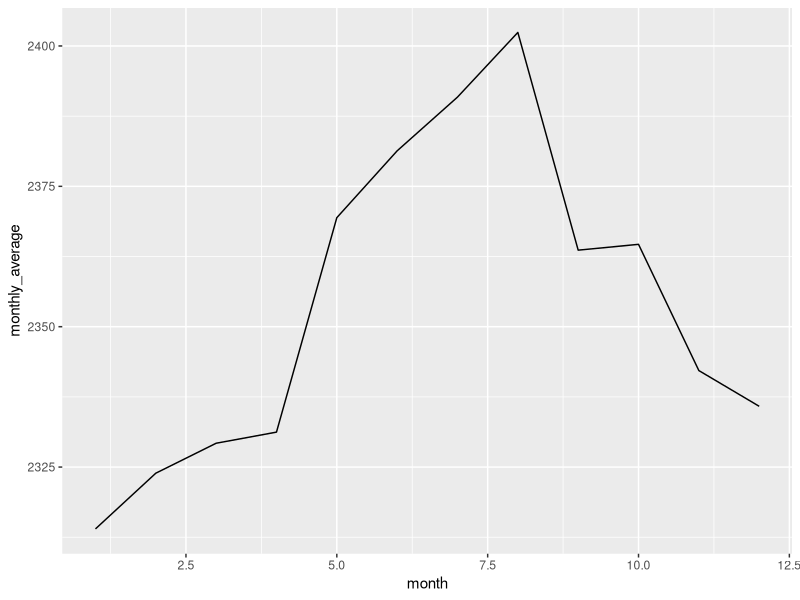

Write R code to recreate this figure.
## ---- chunk 1

library(tidyverse)
#
library(lubridate)  # part of the tidyverse, but not one of the core packages that loads with {tidyverse}

## ---- chunk 2

ymd(20200328)

ymd("2020-03-28")

## ---- chunk 3
# solution
dmy("10-11-12")

## ---- chunk 4
date1 <- ymd("2019-11-02")
date2 <- ymd("2020-02-29")
date3 <- ymd("2020-11-21")

## ---- chunk 5

year(date1)

## ---- chunk 6
# solution

month(date2)

## ---- chunk 7

day(date3)

## ---- chunk 8
# solution
month(date2, label = TRUE, abbr = FALSE)

## ---- chunk 9
# solution

wday(date3)

my_wday <- wday(date3, label = TRUE, abbr = FALSE)
my_wday

class(my_wday)
class(month(date2, label = TRUE, abbr = FALSE))


## ---- chunk 10

date2 - date1

## ---- chunk 11
start_date <- ymd("2019-01-01")

start_date + 365

start_date + dyears(1)

start_date + years(1)
## ---- chunk 12
# solution
start_date <- ymd("2020-01-01")

start_date + 365

start_date + dyears(1)

start_date + years(1)


## ---- chunk 13

lfs_BC_2000 <- read_csv("lfs_BC_2000.csv")
lfs_BC_2000
## ---- chunk 14
# solution
lfs_BC_2000 <-
  lfs_BC_2000 %>% 
  mutate(ref_date_2 = ymd(REF_DATE))

lfs_BC_2000
## ---- chunk 15

lfs_BC_2000 <-lfs_BC_2000 %>% 
  mutate(ref_date_2 = glue::glue("{REF_DATE}-01"))

lfs_BC_2000
## ---- chunk 16
# solution

lfs_BC_2000 <- lfs_BC_2000 %>% 
  mutate(ref_date_2 = ymd(ref_date_2))

lfs_BC_2000
## ---- chunk 17

lfs_BC_2000 %>%
  group_by(year(ref_date_2)) %>% 
  summarise(annual_average = mean(VALUE))

lfs_BC_2000 %>%
  filter(year(ref_date_2) >= 2015)

## ---- chunk 18

# solution 1
lfs_BC_2000 %>%
  group_by(month(ref_date_2)) %>% 
  summarise(monthly_average = mean(VALUE))


# solution 2
lfs_BC_2000 %>%
  mutate(month = month(ref_date_2)) %>% 
  group_by(month) %>% 
  summarise(monthly_average = mean(VALUE))

## ---- chunk 19

lfs_BC_2000 %>%
  mutate(month = month(ref_date_2)) %>% 
  group_by(month) %>% 
  summarise(monthly_average = mean(VALUE)) %>% 
  ggplot(aes(x = month, y = monthly_average)) +
  geom_line()


## ---- chunk 20
# solution

today()

now()

## ---- chunk 21

Sys.timezone()

## ---- chunk 22

now(tzone = "America/Vancouver")

now(tzone = "Asia/Seoul")

now(tzone = "UTC")

## ---- chunk 23
# solution -- beware the length!
head(OlsonNames())
## ---- chunk 24
(x1 <- ymd_hms("2015-06-01 12:00:00", tz = "America/New_York"))

(x2 <- ymd_hms("2015-06-01 18:00:00", tz = "Europe/Copenhagen"))

(x3 <- ymd_hms("2015-06-02 04:00:00", tz = "Pacific/Auckland"))

## ---- chunk 25
#
x2 - x3

## ---- chunk 26

df_dates <- tribble(~event, ~event_date,
        "event_1", "2015-01-15",
        "event_2", "2020-02-29",
        "event_3", "2020-04-15"
        )

df_dates <- df_dates %>% 
  mutate(event_date = ymd(event_date))

df_dates

df_summary <- df_dates %>% 
  # create a new variable with the lag from the previous record
  mutate(lag_date = lag(event_date)) %>% 
  # calculate the different between the two dates
  mutate(days_between = event_date - lag_date)

df_summary

# calculate the number of years (instead of days)
# - note the need to convert "days_between" from Duration to integer
#   before dividing by 365.25
df_summary %>% 
  mutate(years_between = as.integer(days_between)/365.25)

df_summary %>% 
  summarise(avg_days_between_events = mean(days_between, na.rm = TRUE))

